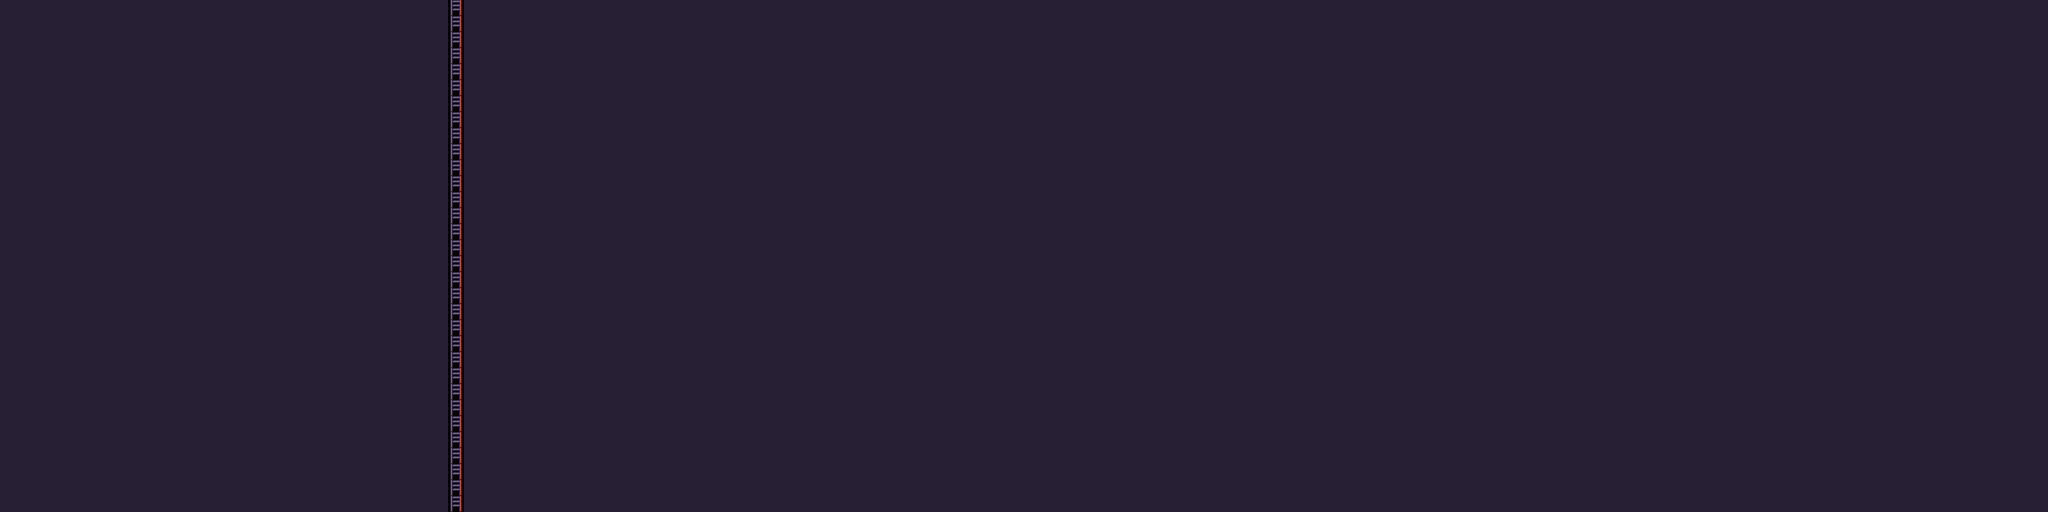

A level layout from a 2D game, rendered from its tile map. Below: a short description, then the map file with tile-grid data replaced by summaries:
An orthogonal 128x32 tile map with 16x16 px tiles, 1 tile layer (Tile Layer 1), 2 tilesets and 126 objects (115x platform, 6x enemy, player).

<map version="1.0" orientation="orthogonal" renderorder="right-down" width="128" height="32" tilewidth="16" tileheight="16" nextobjectid="183">
 <tileset firstgid="1" name="scrollAndSound" tilewidth="16" tileheight="16">
  <image source="../../hw5_scrollAndSound/NYUCodebase/scrollAndSound/sheet_4.png" width="224" height="128" />
 </tileset>
 <tileset firstgid="113" name="scrollAndSound2" tilewidth="16" tileheight="16">
  <image source="../../hw5_scrollAndSound/NYUCodebase/scrollAndSound/characters_1.png" width="192" height="128" />
 </tileset>
 <layer name="Tile Layer 1" width="128" height="32">
  <data>[4096 cells, 4096 non-empty, 2 distinct tile ids]</data>
 </layer>
 <objectgroup name="Object Layer 1">
  <object id="7" name="player" type="player" gid="203" x="107" y="416" />
  <object id="8" name="enemy" type="enemy" gid="178" x="330" y="412" />
  <object id="9" name="enemy" type="enemy" gid="178" x="626" y="415" />
  <object id="10" name="enemy" type="enemy" gid="178" x="922" y="415" />
  <object id="13" name="enemy" type="enemy" gid="178" x="615" y="416" />
  <object id="14" name="enemy" type="enemy" gid="178" x="1050" y="417" />
  <object id="15" name="enemy" type="enemy" gid="178" x="1138" y="417" />
  <object id="58" name="platform" type="platform" gid="12" x="32" y="448" />
  <object id="59" name="platform" type="platform" gid="12" x="48" y="448" />
  <object id="60" name="platform" type="platform" gid="12" x="64" y="448" />
  <object id="61" name="platform" type="platform" gid="12" x="80" y="448" />
  <object id="62" name="platform" type="platform" gid="12" x="96" y="448" />
  <object id="63" name="platform" type="platform" gid="12" x="112" y="448" />
  <object id="64" name="platform" type="platform" gid="12" x="144" y="448" />
  <object id="65" name="platform" type="platform" gid="12" x="128" y="448" />
  <object id="66" name="platform" type="platform" gid="12" x="144" y="448" />
  <object id="67" name="platform" type="platform" gid="12" x="160" y="448" />
  <object id="68" name="platform" type="platform" gid="12" x="176" y="448" />
  <object id="69" name="platform" type="platform" gid="12" x="240" y="448" />
  <object id="70" name="platform" type="platform" gid="12" x="256" y="448" />
  <object id="71" name="platform" type="platform" gid="12" x="272" y="448" />
  <object id="72" name="platform" type="platform" gid="12" x="288" y="448" />
  <object id="73" name="platform" type="platform" gid="12" x="304" y="448" />
  <object id="74" name="platform" type="platform" gid="12" x="336" y="448" />
  <object id="75" name="platform" type="platform" gid="12" x="304" y="448" />
  <object id="76" name="platform" type="platform" gid="12" x="320" y="448" />
  <object id="77" name="platform" type="platform" gid="12" x="368" y="448" />
  <object id="78" name="platform" type="platform" gid="12" x="352" y="448" />
  <object id="79" name="platform" type="platform" gid="12" x="384" y="448" />
  <object id="80" name="platform" type="platform" gid="12" x="400" y="448" />
  <object id="81" name="platform" type="platform" gid="12" x="416" y="448" />
  <object id="82" name="platform" type="platform" gid="12" x="480" y="448" />
  <object id="83" name="platform" type="platform" gid="12" x="496" y="448" />
  <object id="84" name="platform" type="platform" gid="12" x="528" y="448" />
  <object id="85" name="platform" type="platform" gid="12" x="512" y="448" />
  <object id="86" name="platform" type="platform" gid="12" x="528" y="448" />
  <object id="87" name="platform" type="platform" gid="12" x="544" y="448" />
  <object id="88" name="platform" type="platform" gid="12" x="560" y="448" />
  <object id="89" name="platform" type="platform" gid="12" x="560" y="448" />
  <object id="90" name="platform" type="platform" gid="12" x="576" y="448" />
  <object id="91" name="platform" type="platform" gid="12" x="592" y="448" />
  <object id="92" name="platform" type="platform" gid="12" x="608" y="448" />
  <object id="93" name="platform" type="platform" gid="12" x="624" y="448" />
  <object id="94" name="platform" type="platform" gid="12" x="640" y="448" />
  <object id="95" name="platform" type="platform" gid="12" x="656" y="448" />
  <object id="96" name="platform" type="platform" gid="12" x="656" y="448" />
  <object id="97" name="platform" type="platform" gid="12" x="672" y="448" />
  <object id="98" name="platform" type="platform" gid="12" x="688" y="448" />
  <object id="99" name="platform" type="platform" gid="12" x="704" y="448" />
  <object id="100" name="platform" type="platform" gid="12" x="768" y="448" />
  <object id="101" name="platform" type="platform" gid="12" x="800" y="448" />
  <object id="102" name="platform" type="platform" gid="12" x="816" y="448" />
  <object id="103" name="platform" type="platform" gid="12" x="784" y="448" />
  <object id="104" name="platform" type="platform" gid="12" x="832" y="448" />
  <object id="105" name="platform" type="platform" gid="12" x="848" y="448" />
  <object id="106" name="platform" type="platform" gid="12" x="864" y="448" />
  <object id="107" name="platform" type="platform" gid="12" x="880" y="448" />
  <object id="108" name="platform" type="platform" gid="12" x="896" y="448" />
  <object id="109" name="platform" type="platform" gid="12" x="912" y="448" />
  <object id="110" name="platform" type="platform" gid="12" x="944" y="448" />
  <object id="111" name="platform" type="platform" gid="12" x="928" y="448" />
  <object id="112" name="platform" type="platform" gid="12" x="960" y="448" />
  <object id="113" name="platform" type="platform" gid="12" x="976" y="448" />
  <object id="114" name="platform" type="platform" gid="12" x="1008" y="448" />
  <object id="115" name="platform" type="platform" gid="12" x="1040" y="448" />
  <object id="116" name="platform" type="platform" gid="12" x="1024" y="448" />
  <object id="117" name="platform" type="platform" gid="12" x="1056" y="448" />
  <object id="118" name="platform" type="platform" gid="12" x="1072" y="448" />
  <object id="119" name="platform" type="platform" gid="12" x="992" y="448" />
  <object id="120" name="platform" type="platform" gid="12" x="1088" y="448" />
  <object id="121" name="platform" type="platform" gid="12" x="1104" y="448" />
  </objectgroup>
</map>
<!-- 55 of 126 objects omitted -->
